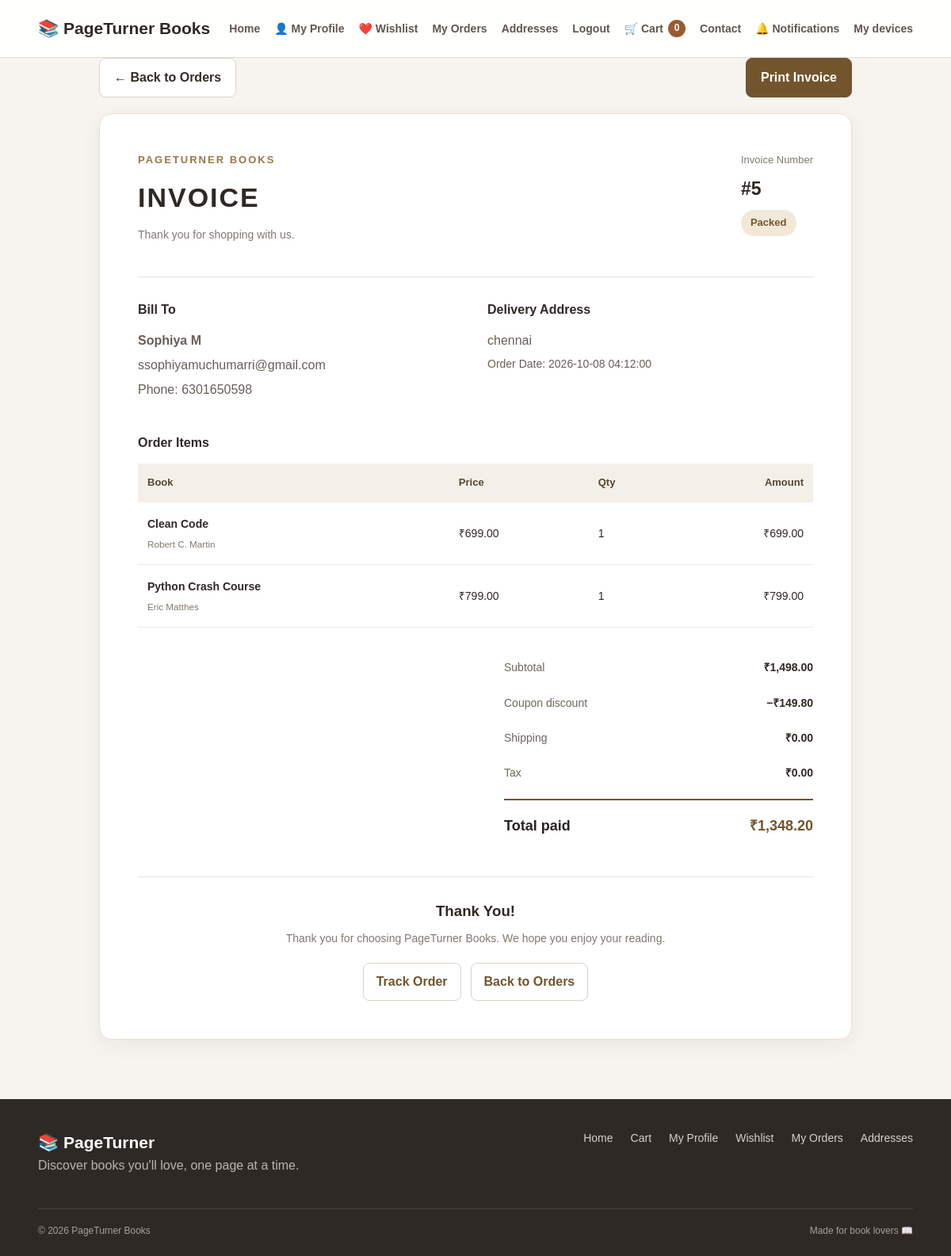
Screenshot of /orders/5/invoice (signed in) with the database file from the repository.
### tables this page shows
CREATE TABLE orders (
                id INTEGER PRIMARY KEY AUTOINCREMENT,

                user_id INTEGER,

                customer_name TEXT NOT NULL,

                email TEXT NOT NULL,

                phone TEXT NOT NULL DEFAULT '',

                address_snapshot TEXT NOT NULL,

                total_amount REAL NOT NULL DEFAULT 0,

                discount_amount REAL NOT NULL DEFAULT 0,

                coupon_code TEXT,

                status TEXT NOT NULL DEFAULT 'Placed'
                    CHECK (
                        status IN (
                            'Placed',
                            'Packed',
                            'Delivered',
                            'Cancelled'
                        )
                    ),

                created_at TEXT NOT NULL
                    DEFAULT CURRENT_TIMESTAMP, total_paise
            INTEGER NOT NULL DEFAULT 0, discount_paise
            INTEGER NOT NULL DEFAULT 0, subtotal_paise
            
            INTEGER NOT NULL
            DEFAULT 0
            CHECK (
                subtotal_paise >= 0
            ), shipping_paise
            
        INTEGER NOT NULL
        DEFAULT 0
        CHECK (
            shipping_paise >= 0
        ), tax_paise
            
        INTEGER NOT NULL
        DEFAULT 0
        CHECK (
            tax_paise >= 0
        ),

                FOREIGN KEY (user_id)
                    REFERENCES users(id)
                    ON DELETE SET NULL
            );

CREATE TABLE order_items (
                id INTEGER PRIMARY KEY AUTOINCREMENT,

                order_id INTEGER NOT NULL,

                book_id INTEGER NOT NULL,

                quantity INTEGER NOT NULL
                    CHECK (quantity > 0),

                price_at_purchase REAL NOT NULL, price_at_purchase_paise
                INTEGER NOT NULL DEFAULT 0, price_paise INTEGER
                NOT NULL
                DEFAULT 0
                CHECK (
                    price_paise >= 0
                ),

                FOREIGN KEY (order_id)
                    REFERENCES orders(id)
                    ON DELETE CASCADE,

                FOREIGN KEY (book_id)
                    REFERENCES books(id)
            );

CREATE TABLE books (
    id INTEGER PRIMARY KEY AUTOINCREMENT,

    title TEXT NOT NULL,

    author TEXT NOT NULL,

    category TEXT NOT NULL,

    price REAL NOT NULL CHECK (price >= 0),

    stock INTEGER NOT NULL DEFAULT 0
        CHECK (stock >= 0),

    description TEXT,

    cover_image TEXT,

    created_at TIMESTAMP DEFAULT CURRENT_TIMESTAMP
, price_paise
            INTEGER NOT NULL DEFAULT 0);

### shop.py (the view)
@shop_bp.route("/order/<int:order_id>/invoice")
@shop_bp.route("/orders/<int:order_id>/invoice")
@login_required
def order_invoice(order_id):
    db = get_db()
    user_id = session.get("user_id")
    order = db.execute(
        "SELECT * FROM orders WHERE id = ? AND user_id = ?",
        (order_id, user_id),
    ).fetchone()
    if order is None:
        _step57_admin_required()
        order = db.execute("SELECT * FROM orders WHERE id = ?", (order_id,)).fetchone()
    if order is None:
        abort(404)
    items = db.execute(
        """SELECT oi.*, b.title, b.author FROM order_items oi
           LEFT JOIN books b ON b.id = oi.book_id
           WHERE oi.order_id = ? ORDER BY oi.id""", (order_id,),
    ).fetchall()
    subtotal = sum(int(x["quantity"] or 0) * int(x["price_paise"] or 0) for x in items)
    return render_template("order_invoice.html", order=order, items=items, subtotal_paise=subtotal)

### db.py (called while the page is built)
def get_db():
    if "db" not in g:
        g.db = sqlite3.connect(
            current_app.config["DATABASE"],
            timeout=10
        )
        g.db.row_factory = sqlite3.Row
        g.db.execute(
            "PRAGMA foreign_keys = ON"
        )
        g.db.execute(
            "PRAGMA busy_timeout = 10000"
        )
    return g.db

### extras.py (called while the page is built)
def _hash_token(token):
    return hashlib.sha256(token.encode('utf-8')).hexdigest()

### security.py (called while the page is built, shortened)
def generate_csrf_token():
    token = session.get(CSRF_SESSION_KEY)
    if not token:
        token = secrets.token_urlsafe(32)
        session[CSRF_SESSION_KEY] = token
    return token

def install_csrf_protection(app):
    app.jinja_env.globals["csrf_token"] = generate_csrf_token
    @app.before_request
    def csrf_before_request():
        if request.method == "POST":
            validate_csrf_token()

def current_user():
    user_id = session.get("user_id")
    if not user_id:
        return None
    db = get_db()
    return db.execute(
        """
        SELECT
            id,
            name,
            email,
            role
        FROM users
        WHERE id = ?
        """,
        (user_id,),
    ).fetchone()

def login_required(view):
    @wraps(view)
    def wrapped_view(*args, **kwargs):
        user = current_user()
        return view(*args, **kwargs)
    return wrapped_view

### shop.py (called while the page is built)
def money(paise):
    paise = int(
        paise or 0
    )
    sign = (
        "-"
        if paise < 0
        else ""
    )
    paise = abs(
        paise
    )
    rupees, remainder = divmod(
        paise,
        100
    )
    return (
        f"{sign}₹{rupees:,}."
        f"{remainder:02d}"
    )

### templates/order_invoice.html (shortened to what this page needs)
{% extends "base.html" %}
{% block content %}
<section class="invoice-page">
    <div class="invoice-container">
        <div class="invoice-topbar no-print">
            <a href="{{ url_for('shop.orders') }}" class="invoice-back">
                ← Back to Orders
            </a>
            <button type="button" class="invoice-print"
                    onclick="window.print()">
                Print Invoice
            </button>
        </div>
        <div class="invoice-card">
            <header class="invoice-header">
                <div>
                    <p class="invoice-brand">PAGETURNER BOOKS</p>
                    <h1>INVOICE</h1>
                    <p class="invoice-subtitle">
                        Thank you for shopping with us.
                    </p>
                </div>
                <div class="invoice-number">
                    <span>Invoice Number</span>
                    <strong>#{{ order.id }}</strong>
                    <span class="invoice-status">
                        {{ order.status }}
                    </span>
                </div>
            </header>
            <div class="invoice-divider"></div>
            <div class="invoice-details">
                <div>
                    <h3>Bill To</h3>
                    <p><strong>{{ order.customer_name }}</strong></p>
                    <p>{{ order.email }}</p>
                    {% if order.phone %}
                    <p>Phone: {{ order.phone }}</p>
                    {% endif %}
                </div>
                <div>
                    <h3>Delivery Address</h3>
                    <p>{{ order.address_snapshot or 'Address unavailable' }}</p>
                    {% if order.created_at %}
                    <p class="invoice-date">
                        Order Date: {{ order.created_at }}
                    </p>
                    {% endif %}
                </div>
            </div>
            <h3 class="invoice-section-title">Order Items</h3>
            <div class="invoice-table-wrap">
                <table class="invoice-table">
                    <thead>
                        <tr>
                            <th>Book</th>
                            <th>Price</th>
                            <th>Qty</th>
                            <th class="invoice-right">Amount</th>
                        </tr>
                    </thead>
                    <tbody>
                        {% for item in items %}
                        <tr>
                            <td>
                                <strong>{{ item.title or 'Book' }}</strong>
                                {% if item.author %}
                                <small>{{ item.author }}</small>
                                {% endif %}
                            </td>
                            <td>
                                {{ item.price_paise|money }}
                            </td>
                            <td>{{ item.quantity }}</td>
                            <td class="invoice-right">
                                {{ ((item.price_paise|int) * (item.quantity|int))|money }}
                            </td>
                        </tr>
                        {% else %}
                        <tr>
                            <td colspan="4" class="invoice-empty">
                                No order items found.
                            </td>
                        </tr>
                        {% endfor %}
                    </tbody>
                </table>
            </div>
            <div class="invoice-summary">
                <div class="invoice-summary-row">
                    <span>Subtotal</span>
                    <span>{{ subtotal_paise|default(order.total_paise + (order.discount_paise or 0), true)|money }}</span>
                </div>
                <div class="invoice-summary-row">
                    <span>Coupon discount</span>
                    <span class="invoice-discount">
                        −{{ order.discount_paise|default(0, true)|money }}
                    </span>
                </div>
                <div class="invoice-summary-row">
                    <span>Shipping</span>
                    <span>{{ order.shipping_paise|default(0)|money }}</span>
                </div>
                <div class="invoice-summary-row">
                    <span>Tax</span>
                    <span>{{ order.tax_paise|default(0)|money }}</span>
                </div>
                <div class="invoice-total-row">
                    <strong>Total paid</strong>
                    <strong>{{ order.total_paise|money }}</strong>
                </div>
            </div>
            <footer class="invoice-footer">
                <h3>Thank You!</h3>
                <p>
                    Thank you for choosing PageTurner Books.
                    We hope you enjoy your reading.
                </p>
                <div class="invoice-footer-actions no-print">
                    <a href="{{ url_for('shop.order_tracking',
                                        order_id=order.id) }}">
                        Track Order
                    </a>
                    <a href="{{ url_for('shop.orders') }}">
                        Back to Orders
                    </a>
                </div>
            </footer>
        </div>
    </div>
</section>
{% endblock %}

### rows the page displays
orders: id "5", status "Packed", customer_name "Sophiya M", email "ssophiyamuchumarri@gmail.com", phone "6301650598", address_snapshot "chennai", created_at "2026-10-08 04:12:00", total_paise+discount_paise "₹1,498.00", discount_paise "₹149.80", shipping_paise "₹0.00", tax_paise "₹0.00", total_paise "₹1,348.20"
order_items: title "Clean Code", author "Robert C. Martin", price_paise "₹699.00", quantity "1", ((item.price_paise|int)*(item.quantity|int))|money "₹699.00"
order_items: title "Python Crash Course", author "Eric Matthes", price_paise "₹799.00", quantity "1", ((item.price_paise|int)*(item.quantity|int))|money "₹799.00"

### other values shown
{{ cart_count|default(0) }} "0"
{{ current_year|default(2026) }} "2026"
